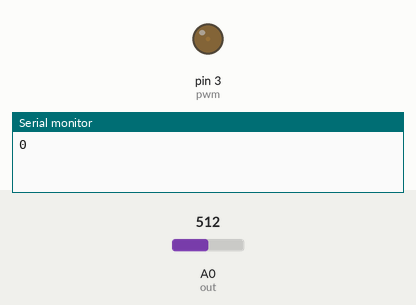
Bench run of a sketch on a simulated Arduino Uno, built with avr-gcc and run on an emulated ATmega328P. Shown: output pins drawn as LEDs (lit = HIGH), the last lines printed to the serial monitor. Inputs (shaded band) come from the test bench; at power-on: A0 (out) = 512.

Above: at 0.1 s.
At 15.1 s:
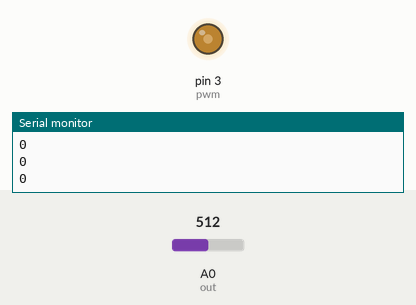
At 60.2 s:
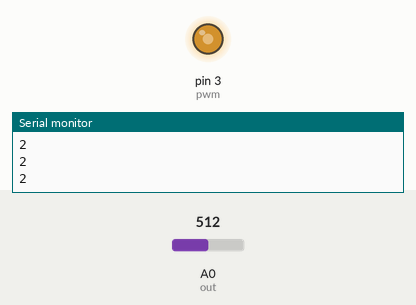
At 127.8 s:
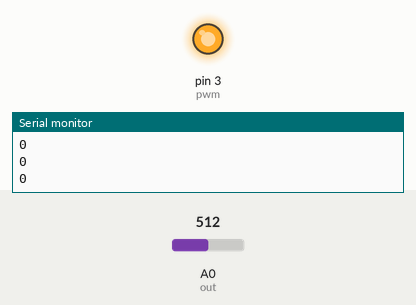
Timing chart, 0 to 129.3 s (numbered marks = the images above):
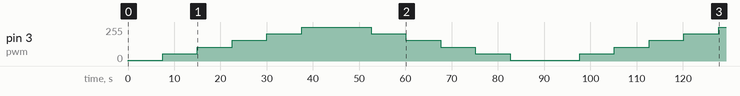

Measured:
- by itself, pin 3 (pwm): 0/255 → 5/255 at 0.00 s, → 55/255 7.5 s later, → 105/255 7.5 s later, → 155/255 7.5 s later, … (16 changes in this stretch)

The sketch:

sketch_oct23a.ino
```cpp
int pwm = 3;
int out = A0;
int val = 0;
int j = 0;

void setup() {
  Serial.begin(9600);
}

void loop() {
  for (int i = 5 ; i <= 255; i += 50) {
    //Serial.println(i);
    while (j < 60) {
      // escreve o valor no pino pwm
      analogWrite(pwm, i);
      // le o valor do pino pwm
      val = analogRead(out);
      // ajusta o valor analogico para o range de 0 a 5 volts (por 1023 ocorrem interferencias)
      val = (val/ 1000)*5;
      Serial.println(val); // imprime o valor na porta serial
      delay(125);
      j++;
    }
    j = 0;
  }

  for (int i = 255 ; i >= 5; i -= 50) {
    //Serial.println(i);
    while (j < 60) {
      analogWrite(pwm, i);
      val = analogRead(out);
      val = (val * 5) / 1000;
      Serial.println(val);
      delay(125);
      j++;
    }
    j = 0;
  }
}
```
